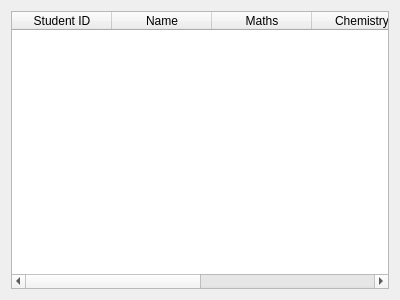
<?xml version="1.0" encoding="UTF-8"?>
<ui version="4.0">
 <class>StuSubWindow</class>
 <widget class="QWidget" name="StuSubWindow">
  <property name="geometry">
   <rect>
    <x>0</x>
    <y>0</y>
    <width>400</width>
    <height>300</height>
   </rect>
  </property>
  <property name="windowTitle">
   <string>Form</string>
  </property>
  <layout class="QGridLayout" name="gridLayout">
   <item row="0" column="0">
    <widget class="QTableWidget" name="tableWidget">
     <column>
      <property name="text">
       <string>Student ID</string>
      </property>
     </column>
     <column>
      <property name="text">
       <string>Name</string>
      </property>
     </column>
     <column>
      <property name="text">
       <string>Maths</string>
      </property>
     </column>
     <column>
      <property name="text">
       <string>Chemistry</string>
      </property>
     </column>
     <column>
      <property name="text">
       <string>Physics</string>
      </property>
     </column>
     <column>
      <property name="text">
       <string>English</string>
      </property>
     </column>
    </widget>
   </item>
  </layout>
 </widget>
 <resources/>
 <connections/>
</ui>
